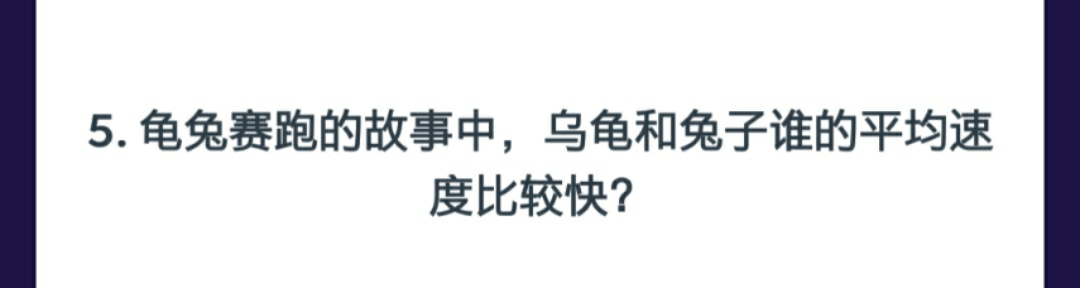
#> input picture autosearch.png, 1080 x 288 px
$ python answer_partner.py
#> lines starting #> are read from the running program, lines starting #| are printed output that depends on the picture
import os
import pytesseract
import time
import requests

from PIL import Image
from bs4 import BeautifulSoup


def screen_shots():
    time1 = time.clock()
    os.system('adb shell screencap -p /sdcard/autosearch.png')
    os.system('adb pull /sdcard/autosearch.png .')
    print('截图：' + str(time.clock() - time1))


def screen_pic():
    # screen_shots()
    time1 = time.clock()
    img = Image.open('autosearch.png')
#> img is the input picture: PIL image 1080x288 RGBA; mean R, G, B, A 227.2, 227.6, 231.1, 255
    w, h = img.size
#> w = 1080; h = 288
    # 依据图片尺寸定的截图区间
    im1 = img.crop((0, h // 10, w, h // 3 * 2))
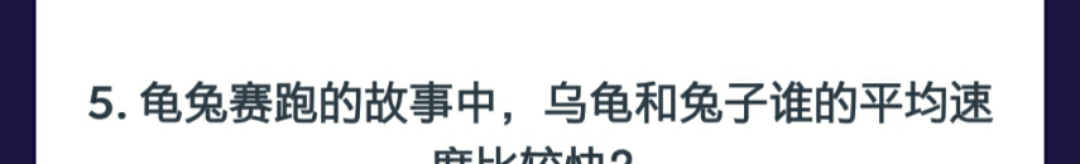
#> im1: PIL image 1080x164 RGBA; mean R, G, B, A 220, 221, 224.7, 255
    im1.save('autosearch.png')
    print('裁剪：' + str(time.clock() - time1))


def query_sub():
    screen_pic()
    image = Image.open('autosearch.png')
#> (the run stopped early here; a loop or call above may not have finished)
